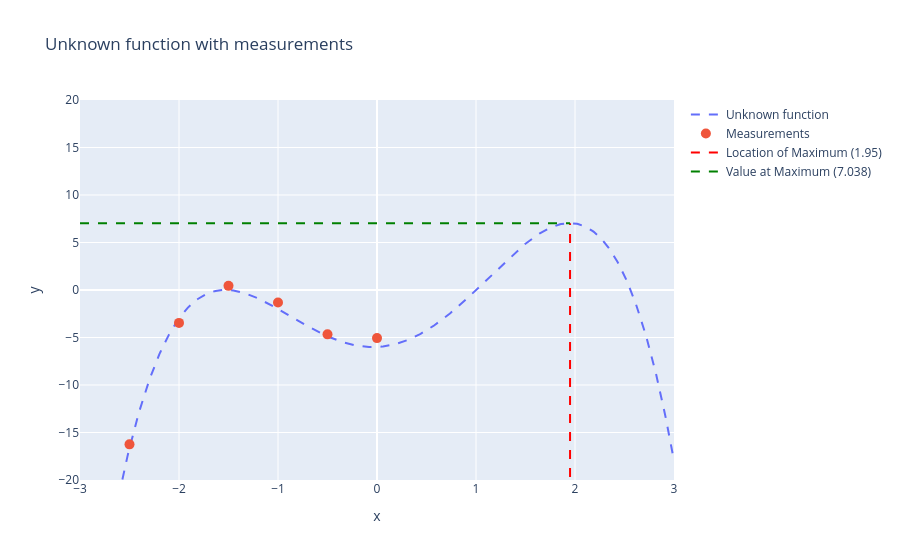
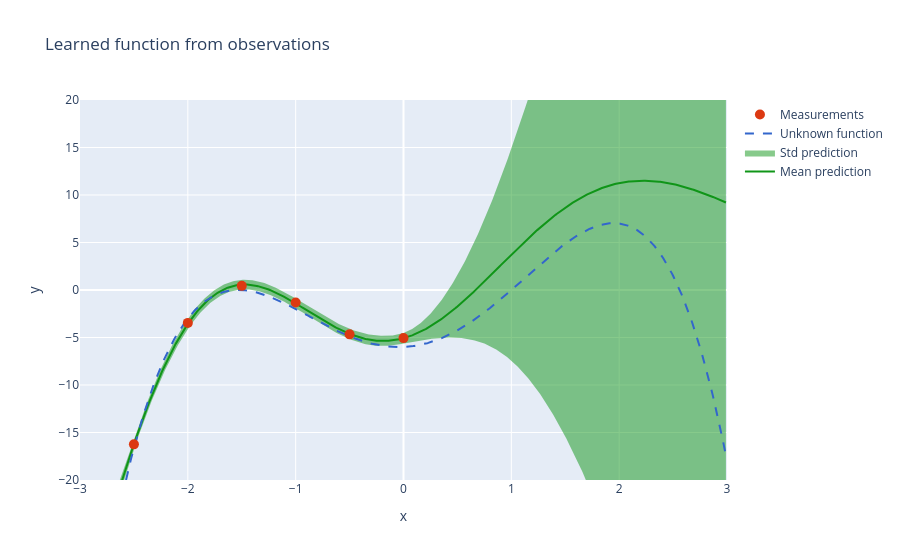

Notebook source saved alongside these figures, in order:
### Markdown cell above
# Bayesian Optimization using Gaussian Processes

If function evaluation is expensive, for instance when the parameters are the hyperparameters of a neural network and the function evaluation is the mean cross-validation score across ten folds, or the function requires a human in the loop, or the function is expensive in time and monetary resources, optimization using standard routines would be extremely slow and expensive!

The idea is to approximate the function using a machine learning model capable of parameterizing a posterior distribution over the target space. Typically, this is done using Gaussian Processes. In other words the function values are assumed to follow a multivariate gaussian distribution. The covariance of the function values are given by a GP kernel between the parameters. The posterior distribution is then used in the acquisition function to determine the next observation to be sampled in the Bayesian optimization algorithm.

### Code cell
""" Choose originator function """
#Choices: "polynomial", "exponential", "sin"
choice = "polynomial"
f, domain, countedomain = define_originator_function(choice)

""" Noise in function observations """
EPS = 0.5
""" Define initial experimental points locations """
XPOINTS = np.array([-2.5, -2, -1.5, -1, -0.5, 0]) #for polynomial
# XPOINTS = np.array([-1.5,-1,-0.5,0,1,3,5]) # for exponential
# XPOINTS = np.array([1,3,5,7,9,11,15]) # for sin

YPOINTS = plot_originator_function(f, domain, countedomain, XPOINTS, EPS)
y_pred, gp_model = fit_gp_model(XPOINTS, YPOINTS)
plot_model_predictions(f, domain, countedomain, XPOINTS, YPOINTS, y_pred)

### Figure 1 — Plotly figure (JSON) as saved in the notebook; plotly's stock layout.template omitted (floating-point values rounded to 4 significant figures; data arrays with more than 128 entries replaced by an {"elided": "..."} marker saying what was removed)
{"data": [{"line": {"dash": "dash"}, "mode": "lines", "name": "Unknown function", "type": "scatter", "x": {"elided": "600 float values"}, "y": {"elided": "600 float values"}}, {"marker": {"size": 10}, "mode": "markers", "name": "Measurements", "type": "scatter", "x": [-2.5, -2.0, -1.5, -1.0, -0.5, 0.0], "y": [-16.25, -3.461, 0.4348, -1.322, -4.668, -5.062]}, {"line": {"color": "red", "dash": "dash"}, "mode": "lines", "name": "Location of Maximum (1.95)", "type": "scatter", "x": [1.95, 1.95], "y": [-50, 7.038]}, {"line": {"color": "green", "dash": "dash"}, "mode": "lines", "name": "Value at Maximum (7.038)", "type": "scatter", "x": [-5, 1.95], "y": [7.038, 7.038]}], "layout": {"title": {"text": "Unknown function with measurements"}, "xaxis": {"range": [-3, 3], "title": {"text": "x"}}, "yaxis": {"range": [-20, 20], "title": {"text": "y"}}}}

### Figure 2 — Plotly figure (JSON) as saved in the notebook; plotly's stock layout.template omitted (floating-point values rounded to 4 significant figures; data arrays with more than 128 entries replaced by an {"elided": "..."} marker saying what was removed)
{"data": [{"line": {"color": "#109618", "width": 2}, "mode": "lines", "name": "Mean prediction", "type": "scatter", "x": {"elided": "600 float values"}, "y": {"elided": "600 float values"}}, {"line": {"color": "#109618", "width": 0}, "mode": "lines", "showlegend": false, "type": "scatter", "x": {"elided": "600 float values"}, "y": {"elided": "600 float values"}}, {"fill": "tonexty", "line": {"color": "#109618", "width": 0}, "mode": "lines", "name": "Std prediction", "type": "scatter", "x": {"elided": "600 float values"}, "y": {"elided": "600 float values"}}, {"line": {"color": "#3366CC", "dash": "dash"}, "mode": "lines", "name": "Unknown function", "type": "scatter", "x": {"elided": "600 float values"}, "y": {"elided": "600 float values"}}, {"marker": {"color": "#DC3912", "size": 10}, "mode": "markers", "name": "Measurements", "type": "scatter", "x": [-2.5, -2.0, -1.5, -1.0, -0.5, 0.0], "y": [-16.25, -3.461, 0.4348, -1.322, -4.668, -5.062]}], "layout": {"title": {"text": "Learned function from observations"}, "xaxis": {"range": [-3, 3], "title": {"text": "x"}}, "yaxis": {"range": [-20, 20], "title": {"text": "y"}}}}
